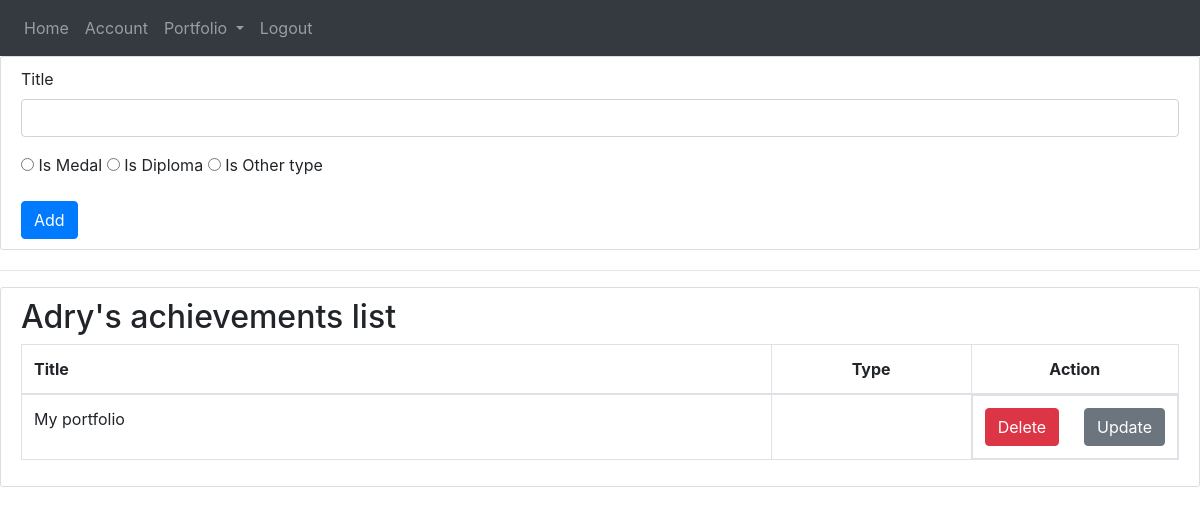
Page /account/achievements (signed in) on the earlier database version.
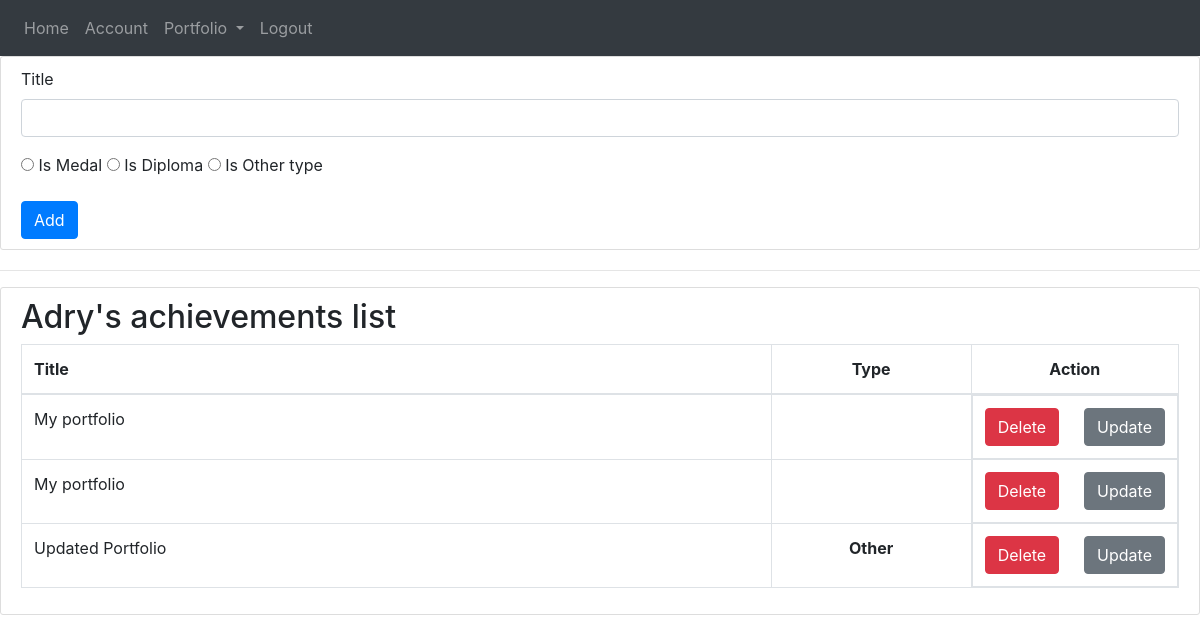
Same page on the later database version.
### app/models.py (models this page shows)
class User(db.Model, UserMixin):
    id = db.Column(db.Integer, primary_key=True)
    username = db.Column(db.String(20), unique=True, nullable=False)
    email = db.Column(db.String(120), unique=True, nullable=False)
    image_file = db.Column(db.String(20), nullable=False, default='default.jpg')
    password = db.Column(db.String(60), nullable=False)
    port = db.relationship('Portfolio', backref='creator', lazy=True)

class Achievementss(db.Model):
    id = db.Column(db.Integer, primary_key=True, autoincrement=True)
    title = db.Column(db.String, nullable=False)
    type = db.Column(db.String, nullable=False)
    user_id = db.Column(db.Integer, db.ForeignKey('user.id'), nullable=False)

### app/users/routes.py (the view)
@users.route('/account/achievements', methods=['GET', 'POST'])
@login_required
def achievements():
    form = AchievementsForm()
    achieves = Achievementss.query.filter_by(user_id=current_user.id)
    if form.validate_on_submit():
        achievement = Achievementss(title=form.title.data, type=form.type.data, user_id=current_user.id)
        db.session.add(achievement)
        db.session.commit()
        flash('Your achievement now is in portfolio', 'success')
        return redirect(url_for('users.achievements'))
    return render_template('achievements.html', form=form, achieves=achieves)

### app/users/forms.py
class AchievementsForm(FlaskForm):
    title = StringField('Title', validators=[DataRequired()])
    type = RadioField('Type', choices=[('Medal', 'Is Medal'), ('Diploma', 'Is Diploma'), ('Other', 'Is Other type   ')])
    submit = SubmitField('Add')

### app/models.py (called while the page is built)
@login_manager.user_loader
def load_user(user_id):
    return User.query.get(int(user_id))

### app/templates/achievements.html (shortened to what this page needs)
{% extends 'layout.html' %}
{% block body %}
<div class="content-section">
    <form action="" method="post">
      <div class="form-group">
        {{ form.title.label(class='form-control-label') }}
         {% if form.title.errors %}
            {{ form.title(class='form-control is-invalid') }}
            <div class="invalid-feedback">
                {% for error in form.title.errors %}
                    <span>{{ error }}</span>
                {% endfor %}
            </div>
        {% else %}
            {{ form.title(class='form-control') }}
        {% endif %}
      </div>
     <div class="form-group">
         {% for subfield in form.type %}
            {{ subfield }}
            {{ subfield.label }}
         {% endfor %}
     </div>
     <div class="submit">
         {{ form.submit(class="btn btn-primary") }}
     </div>
    </form>
</div>
    <hr>
<div class="content-section">
  <h2>{{current_user.username}}'s achievements list</h2>
  <table class="table table-bordered">
    <thead>
      <tr>
        <th>Title</th>
        <th style="text-align: center;" width="200">Type</th>
        <th style="text-align: center;" width="200">Action</th>
      </tr>
    </thead>
    <tbody>
    {% for item in achieves %}
        <tr>
            <td>{{item.title}}</td>
            <td style="text-align: center;">
                {% if item.type == 'Medal'%}
                <img src="{{url_for('static', filename='profile_pics/medals.png')}}" alt="" width="35">
                {% elif item.type == 'Diploma' %}
                <img src="{{url_for('static', filename='profile_pics/diploma.png')}}" alt="" width="35">
                {% else %}
                <span style="font-weight: bold;">Other</span>
                {% endif %}
            </td>
            <td style="display: flex;">
                <a class="btn btn-danger" href="{{url_for('users.delete_achieve', id=item.id)}}">Delete</a>
                <br>
                <a style="margin-left: 25px;" class="btn btn-secondary" href="#">Update</a>
            </td>
        </tr>
    {% endfor %}
    </tbody>
  </table>
</div>
{% endblock %}

### app/templates/layout.html (shortened to what this page needs)
<!DOCTYPE html>
<html lang="en">
<head>
    <link rel="stylesheet" href="https://stackpath.bootstrapcdn.com/bootstrap/4.3.1/css/bootstrap.min.css">
    <link rel="stylesheet" href="{{ url_for('static', filename='css/style.css') }}">
</head>
<body >
<nav class="navbar navbar-expand-lg navbar-dark bg-dark">
  <div class="collapse navbar-collapse" id="navbarNavDropdown">
    <ul class="navbar-nav">
        <li class="nav-item">
        <a class="nav-link" href="{{ url_for('main.home') }}">Home</a>
      </li>
        {% if current_user.is_authenticated %}
          <li class="nav-item">
            <a class="nav-link" href="{{ url_for('users.account') }}">Account</a>
          </li>
            <li class="nav-item dropdown">
        <a class="nav-link dropdown-toggle" href="#" id="navbarDropdownMenuLink" role="button" data-toggle="dropdown" aria-haspopup="true" aria-expanded="false">
          Portfolio
        </a>
      </li>
        <li class="nav-item">
        <a class="nav-link" href="{{ url_for('users.logout') }}">Logout</a>
      </li>
        {% endif %}
    </ul>
  </div>
</nav>
 {% block body %}
 {% endblock %}
</body>
</html>

### app/static/css/style.css (style rules this page uses)
a { text-decoration: none; color: black; }
.content-section { background: #ffffff; padding: 10px 20px; border: 1px solid #dddddd; border-radius: 3px; margin-bottom: 20px; }

Differences in the rows shown:
added Achievementss: title "My portfolio"
added Achievementss: title "Updated Portfolio", type "Other"
